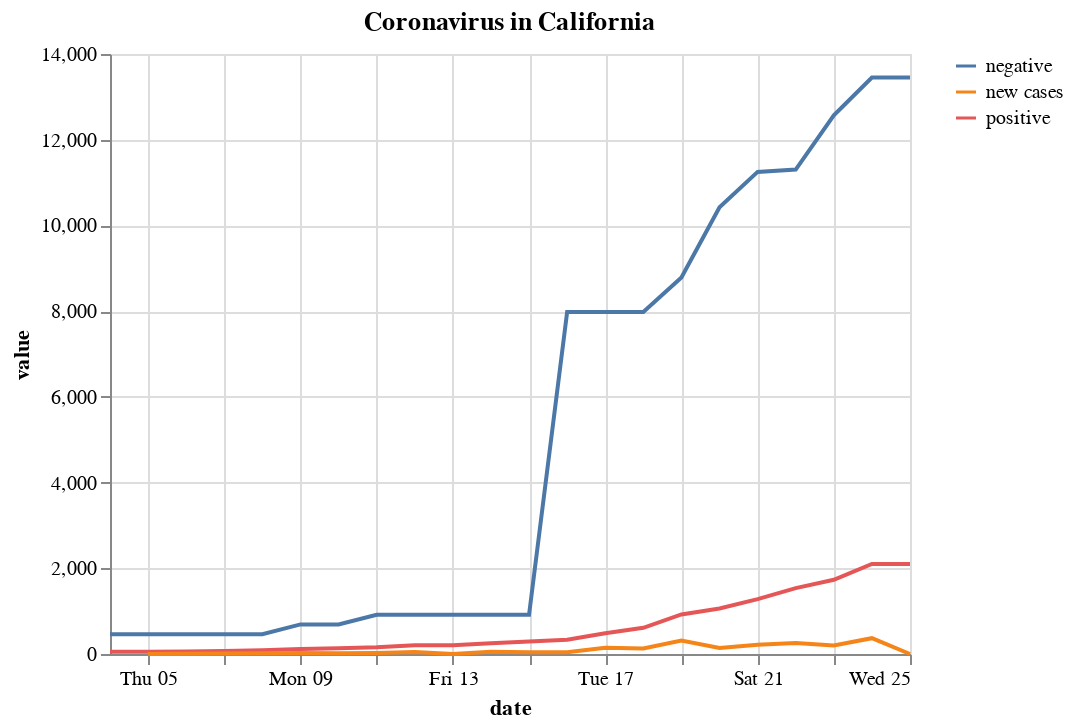

The notebook cell saved with this chart:
### Code cell
alt.Chart(melted).mark_line().encode(
    x='date',
    y='value',
    color=alt.Color('variable', legend=alt.Legend(title=""))
).properties(
    title='Coronavirus in California'
)

### Figure 1 — Vega-Lite specification as saved in the notebook (floating-point values rounded to 4 significant figures)
{"$schema": "https://vega.github.io/schema/vega-lite/v3.4.0.json", "config": {"mark": {"tooltip": null}, "view": {"height": 300, "width": 400}}, "data": {"name": "data-daec105b4227c08ff29c39e510c4c46d"}, "datasets": {"data-daec105b4227c08ff29c39e510c4c46d": [{"date": "2020-03-04T00:00:00", "value": 53, "variable": "positive"}, {"date": "2020-03-05T00:00:00", "value": 53, "variable": "positive"}, {"date": "2020-03-06T00:00:00", "value": 60, "variable": "positive"}, {"date": "2020-03-07T00:00:00", "value": 69, "variable": "positive"}, {"date": "2020-03-08T00:00:00", "value": 88, "variable": "positive"}, {"date": "2020-03-09T00:00:00", "value": 114, "variable": "positive"}, {"date": "2020-03-10T00:00:00", "value": 133, "variable": "positive"}, {"date": "2020-03-11T00:00:00", "value": 157, "variable": "positive"}, {"date": "2020-03-12T00:00:00", "value": 202, "variable": "positive"}, {"date": "2020-03-13T00:00:00", "value": 202, "variable": "positive"}, {"date": "2020-03-14T00:00:00", "value": 252, "variable": "positive"}, {"date": "2020-03-15T00:00:00", "value": 293, "variable": "positive"}, {"date": "2020-03-16T00:00:00", "value": 335, "variable": "positive"}, {"date": "2020-03-17T00:00:00", "value": 483, "variable": "positive"}, {"date": "2020-03-18T00:00:00", "value": 611, "variable": "positive"}, {"date": "2020-03-19T00:00:00", "value": 924, "variable": "positive"}, {"date": "2020-03-20T00:00:00", "value": 1063, "variable": "positive"}, {"date": "2020-03-21T00:00:00", "value": 1279, "variable": "positive"}, {"date": "2020-03-22T00:00:00", "value": 1536, "variable": "positive"}, {"date": "2020-03-23T00:00:00", "value": 1733, "variable": "positive"}, {"date": "2020-03-24T00:00:00", "value": 2102, "variable": "positive"}, {"date": "2020-03-25T00:00:00", "value": 2102, "variable": "positive"}, {"date": "2020-03-04T00:00:00", "value": 462, "variable": "negative"}, {"date": "2020-03-05T00:00:00", "value": 462, "variable": "negative"}, {"date": "2020-03-06T00:00:00", "value": 462, "variable": "negative"}, {"date": "2020-03-07T00:00:00", "value": 462, "variable": "negative"}, {"date": "2020-03-08T00:00:00", "value": 462, "variable": "negative"}, {"date": "2020-03-09T00:00:00", "value": 690, "variable": "negative"}, {"date": "2020-03-10T00:00:00", "value": 690, "variable": "negative"}, {"date": "2020-03-11T00:00:00", "value": 916, "variable": "negative"}, {"date": "2020-03-12T00:00:00", "value": 916, "variable": "negative"}, {"date": "2020-03-13T00:00:00", "value": 916, "variable": "negative"}, {"date": "2020-03-14T00:00:00", "value": 916, "variable": "negative"}, {"date": "2020-03-15T00:00:00", "value": 916, "variable": "negative"}, {"date": "2020-03-16T00:00:00", "value": 7981, "variable": "negative"}, {"date": "2020-03-17T00:00:00", "value": 7981, "variable": "negative"}, {"date": "2020-03-18T00:00:00", "value": 7981, "variable": "negative"}, {"date": "2020-03-19T00:00:00", "value": 8787, "variable": "negative"}, {"date": "2020-03-20T00:00:00", "value": 10424, "variable": "negative"}, {"date": "2020-03-21T00:00:00", "value": 11249, "variable": "negative"}, {"date": "2020-03-22T00:00:00", "value": 11304, "variable": "negative"}, {"date": "2020-03-23T00:00:00", "value": 12567, "variable": "negative"}, {"date": "2020-03-24T00:00:00", "value": 13452, "variable": "negative"}, {"date": "2020-03-25T00:00:00", "value": 13452, "variable": "negative"}, {"date": "2020-03-04T00:00:00", "value": null, "variable": "new cases"}, {"date": "2020-03-05T00:00:00", "value": 0, "variable": "new cases"}, {"date": "2020-03-06T00:00:00", "value": 7, "variable": "new cases"}, {"date": "2020-03-07T00:00:00", "value": 9, "variable": "new cases"}, {"date": "2020-03-08T00:00:00", "value": 19, "variable": "new cases"}, {"date": "2020-03-09T00:00:00", "value": 26, "variable": "new cases"}, {"date": "2020-03-10T00:00:00", "value": 19, "variable": "new cases"}, {"date": "2020-03-11T00:00:00", "value": 24, "variable": "new cases"}, {"date": "2020-03-12T00:00:00", "value": 45, "variable": "new cases"}, {"date": "2020-03-13T00:00:00", "value": 0, "variable": "new cases"}, {"date": "2020-03-14T00:00:00", "value": 50, "variable": "new cases"}, {"date": "2020-03-15T00:00:00", "value": 41, "variable": "new cases"}, {"date": "2020-03-16T00:00:00", "value": 42, "variable": "new cases"}, {"date": "2020-03-17T00:00:00", "value": 148, "variable": "new cases"}, {"date": "2020-03-18T00:00:00", "value": 128, "variable": "new cases"}, {"date": "2020-03-19T00:00:00", "value": 313, "variable": "new cases"}, {"date": "2020-03-20T00:00:00", "value": 139, "variable": "new cases"}, {"date": "2020-03-21T00:00:00", "value": 216, "variable": "new cases"}, {"date": "2020-03-22T00:00:00", "value": 257, "variable": "new cases"}, {"date": "2020-03-23T00:00:00", "value": 197, "variable": "new cases"}, {"date": "2020-03-24T00:00:00", "value": 369, "variable": "new cases"}, {"date": "2020-03-25T00:00:00", "value": 0, "variable": "new cases"}]}, "encoding": {"color": {"field": "variable", "legend": {"title": ""}, "type": "nominal"}, "x": {"field": "date", "type": "temporal"}, "y": {"field": "value", "type": "quantitative"}}, "mark": "line", "title": "Coronavirus in California"}
